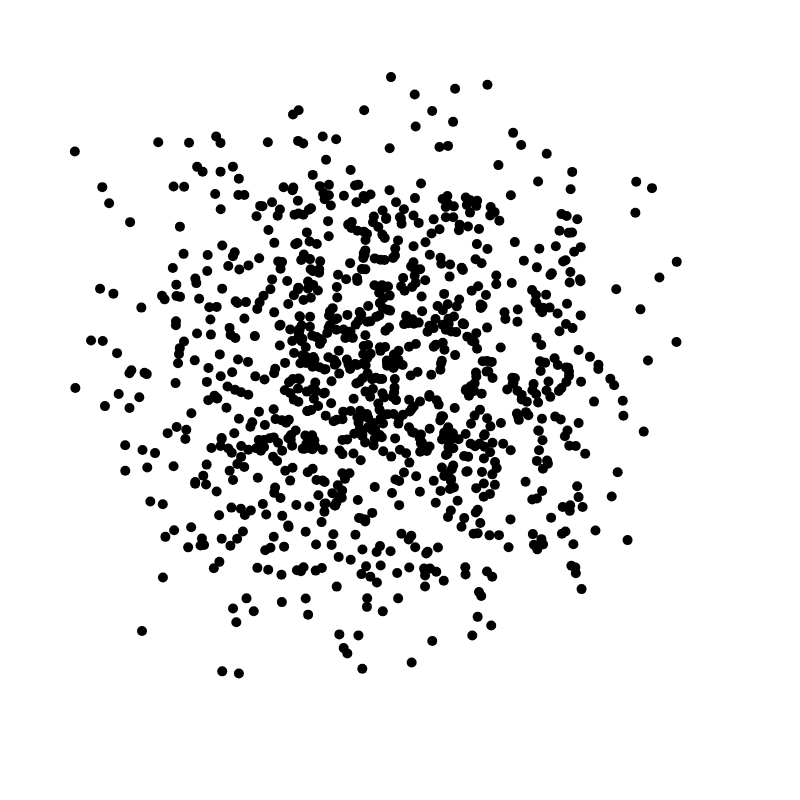
Frame 1 (no input)
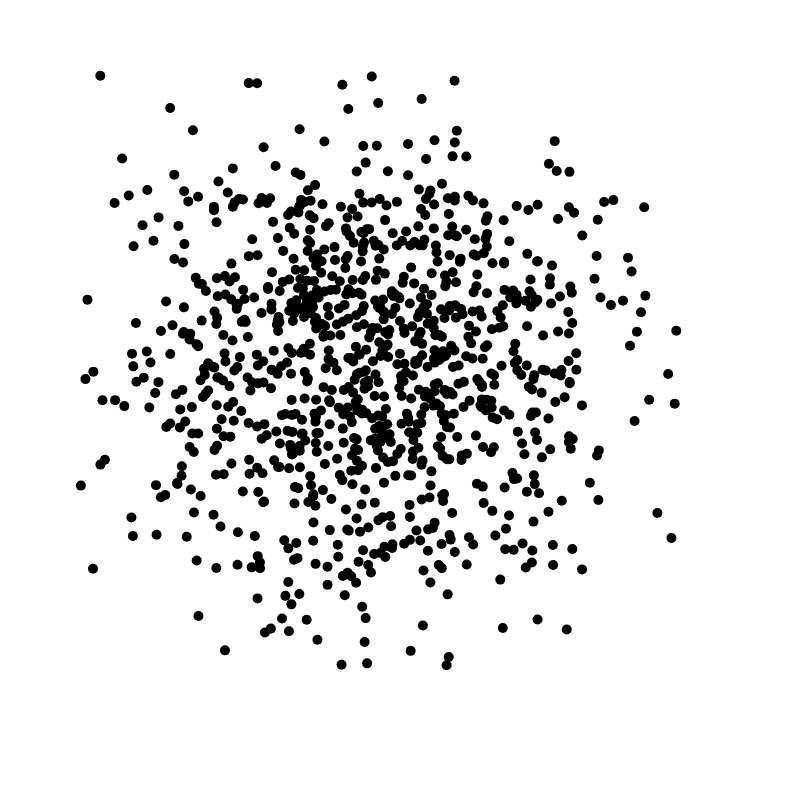
Frame 60 (no input)
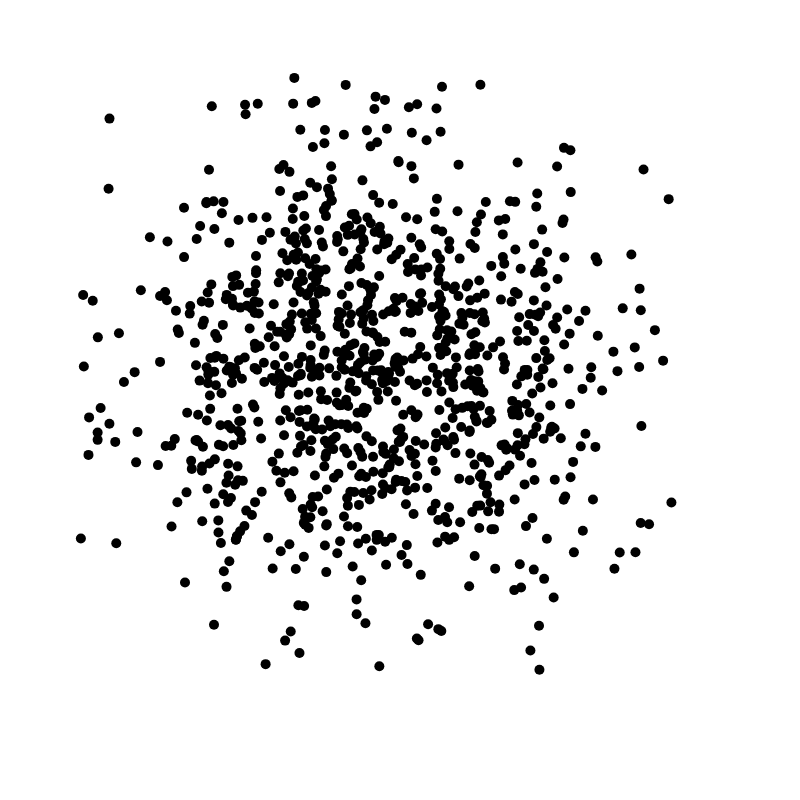
Frame 120 (the mouse pressed at the canvas centre since frame 60)

The p5.js sketch that drew these frames (run headless with seeded random() and noise() and a simulated clock; from frame 60 on, the mouse is pressed at the canvas centre):

// p5.js sketch
// ── sketch.js

h = 800
w = 800

things = Array(1000);

function create_obs(obs){
  for (let index = 0; index < obs.length; index++) {
    obs[index] = new thing();
    
  }
}

function setup() {
  createCanvas(w, h);
  
  create_obs(things);

}

class Point {
  x;
  y;
  constructor(x, y) {
    this.x = x
    this.y = y
  }
}

fac = 0.005

class thing {
  
  pos 
  vel
  veln
  constructor () {
    this.pos = new Point(0, 0)
    this.vel = new Point(random(-1,1), random(-1,1))
    this.veln = new Point(random(-100,100), random(-100,100))
  }

  update() {
    this.pos = new Point(w*noise(this.veln.x), h*noise(this.veln.y))
    this.veln = new Point(this.veln.x + fac, this.veln.y +  fac)
    this.vel = new Point(fac + this.vel.x , fac + this.vel.y )
  }

  draw() {
    strokeWeight(10)
    color(220,230,10, 100)
    point(this.pos.x, this.pos.y)
  }
}


function draw() {
  if (frameCount == 1) {
    background(220);

  }
  strokeWeight(0)
  color(220, 100, 10, 1)
  rect(0,0,w, h)
  
  for (const thing of things) {
    thing.update()
  }
  for (const thing of things) {
    thing.draw()
  }
  for (let index = 0; index < 50; index++) {
    things.shift()
    
  }

  for (let index = 0; index < 50; index++) {
    things.push(new thing())
  }

}
